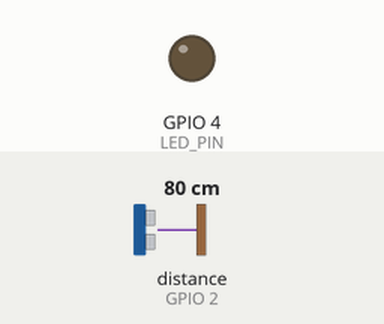
This sketch was run on a simulated ESP32. Shown: output pins drawn as LEDs (lit = HIGH). Wiring (inferred from the names in the program): ultrasonic range finder: trigger GPIO 15; echo GPIO 2. Inputs (shaded band) come from the test bench; at power-on: distance to the obstacle (sensor on GPIO 2) 80 cm. The echo pulse lasts 58.3 µs per cm; pins used as bus, display or sensor lines are not drawn; what the sketch prints to the serial monitor is not drawn.

Above: at 1.2 s.
1.3 s: distance to the obstacle (sensor on GPIO 2) set to 56 cm
3.7 s: distance to the obstacle (sensor on GPIO 2) set to 47 cm
6.7 s: distance to the obstacle (sensor on GPIO 2) set to 60 cm
Timing chart, 0 to 9.7 s (numbered marks = the images above; inputs shaded):
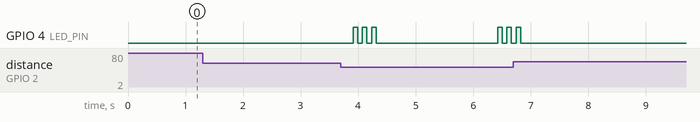

Measured:
- after the input at 1.3 s, every drawn part: stays the same
- after the input at 6.7 s, GPIO 4 (LED_PIN): goes on until 6.8 s, then stays LOW

The sketch:

CodigoPeonesBasico.ino
```cpp
#include <WiFi.h>
#include <esp_now.h>
#include <esp_wifi.h>

#define TRIG_PIN 15
#define ECHO_PIN 2
#define LED_PIN  4

#define ESPNOW_CHANNEL 1

static const float umbral_cm = 50.0;
static const uint32_t debounce_ms = 2500;
static const uint8_t nLecturasConfirmar = 3;

// MAC del cerebro (CAMBIAR)
uint8_t macCerebro[] = {0x00, 0x4B, 0x12, 0x21, 0x73, 0xC0};

// -------- PROTOCOLO --------

#define MSG_START  1
#define SRC_PEON_SALIDA  1

typedef struct __attribute__((packed)) {
  uint8_t  msgType;
  uint8_t  src;
  uint16_t msgId;
  uint32_t ms;
  uint16_t raceId;
  uint8_t  athleteId;
  uint8_t  phase;
  int16_t  value1;
  int16_t  value2;
} Packet;

// -------- VARIABLES --------

uint16_t msgId = 0;
uint32_t ultimaDet_ms = 0;
uint8_t bajoUmbralCount = 0;

// -------- SENSOR --------

float medirDistanciaCM() {

  digitalWrite(TRIG_PIN, LOW);
  delayMicroseconds(2);

  digitalWrite(TRIG_PIN, HIGH);
  delayMicroseconds(10);

  digitalWrite(TRIG_PIN, LOW);

  long dur = pulseIn(ECHO_PIN, HIGH, 30000);

  if (dur == 0) return -1;

  return (dur * 0.0343) / 2;
}

// -------- ENVIO --------

void enviarStart(float distancia) {

  Packet p{};

  p.msgType = MSG_START;
  p.src     = SRC_PEON_SALIDA;
  p.msgId   = ++msgId;
  p.ms      = millis();
  p.value1  = (int16_t)(distancia * 10);

  for (int i = 0; i < 3; i++) {
    esp_now_send(macCerebro, (uint8_t*)&p, sizeof(p));
    delay(20);
  }

  // LED confirmación
  for (int i = 0; i < 3; i++) {
    digitalWrite(LED_PIN, HIGH);
    delay(80);
    digitalWrite(LED_PIN, LOW);
    delay(80);
  }

  Serial.println("START enviado");
}

// -------- SETUP --------

void setup() {

  Serial.begin(115200);

  pinMode(TRIG_PIN, OUTPUT);
  pinMode(ECHO_PIN, INPUT);
  pinMode(LED_PIN, OUTPUT);

  WiFi.mode(WIFI_STA);
  WiFi.disconnect();

  esp_wifi_set_channel(ESPNOW_CHANNEL, WIFI_SECOND_CHAN_NONE);

  esp_now_init();

  esp_now_peer_info_t peer{};
  memcpy(peer.peer_addr, macCerebro, 6);
  peer.channel = ESPNOW_CHANNEL;
  peer.encrypt = false;

  esp_now_add_peer(&peer);

  Serial.println("Peon SALIDA listo");
}

// -------- LOOP --------

void loop() {

  float d = medirDistanciaCM();

  if (d > 0 && d < umbral_cm) {
    bajoUmbralCount++;
  } else {
    bajoUmbralCount = 0;
  }

  if (bajoUmbralCount >= nLecturasConfirmar) {

    if (millis() - ultimaDet_ms > debounce_ms) {

      ultimaDet_ms = millis();
      bajoUmbralCount = 0;

      enviarStart(d);
    }
  }

  delay(50);
}
```
